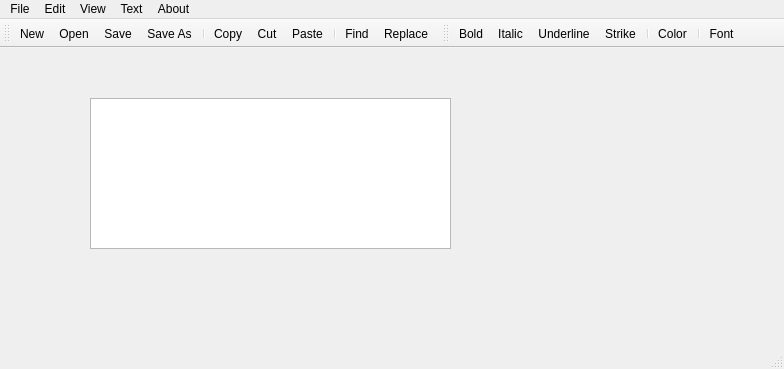
<?xml version="1.0" encoding="UTF-8"?>
<ui version="4.0">
 <class>MainWindow</class>
 <widget class="QMainWindow" name="MainWindow">
  <property name="geometry">
   <rect>
    <x>0</x>
    <y>0</y>
    <width>784</width>
    <height>369</height>
   </rect>
  </property>
  <property name="windowTitle">
   <string>Rich Text Editor</string>
  </property>
  <widget class="QWidget" name="centralwidget">
   <widget class="QTextEdit" name="textEdit">
    <property name="geometry">
     <rect>
      <x>90</x>
      <y>50</y>
      <width>361</width>
      <height>151</height>
     </rect>
    </property>
   </widget>
  </widget>
  <widget class="QMenuBar" name="menubar">
   <property name="geometry">
    <rect>
     <x>0</x>
     <y>0</y>
     <width>784</width>
     <height>26</height>
    </rect>
   </property>
   <widget class="QMenu" name="menuFile">
    <property name="title">
     <string>File</string>
    </property>
    <addaction name="actionNew"/>
    <addaction name="actionOpen"/>
    <addaction name="separator"/>
    <addaction name="actionSave"/>
    <addaction name="actionSave_As"/>
    <addaction name="separator"/>
    <addaction name="actionExit"/>
   </widget>
   <widget class="QMenu" name="menuEdit">
    <property name="title">
     <string>Edit</string>
    </property>
    <addaction name="actionCopy"/>
    <addaction name="actionCut"/>
    <addaction name="actionPaste"/>
    <addaction name="separator"/>
    <addaction name="actionFind"/>
    <addaction name="actionReplace"/>
    <addaction name="separator"/>
    <addaction name="actionSelect_All"/>
   </widget>
   <widget class="QMenu" name="menuView">
    <property name="title">
     <string>View</string>
    </property>
    <addaction name="actionZoom_in"/>
    <addaction name="actionZoom_out"/>
   </widget>
   <widget class="QMenu" name="menuText">
    <property name="title">
     <string>Text</string>
    </property>
    <addaction name="actionBold"/>
    <addaction name="actionItalic"/>
    <addaction name="actionUnderline"/>
    <addaction name="actionStrike"/>
    <addaction name="separator"/>
    <addaction name="actionColor"/>
    <addaction name="separator"/>
    <addaction name="actionFont"/>
   </widget>
   <widget class="QMenu" name="menuAbout">
    <property name="title">
     <string>About</string>
    </property>
    <addaction name="actionHelp"/>
    <addaction name="actionAbout"/>
   </widget>
   <addaction name="menuFile"/>
   <addaction name="menuEdit"/>
   <addaction name="menuView"/>
   <addaction name="menuText"/>
   <addaction name="menuAbout"/>
  </widget>
  <widget class="QStatusBar" name="statusbar"/>
  <widget class="QToolBar" name="toolBar">
   <property name="windowTitle">
    <string>toolBar</string>
   </property>
   <attribute name="toolBarArea">
    <enum>TopToolBarArea</enum>
   </attribute>
   <attribute name="toolBarBreak">
    <bool>false</bool>
   </attribute>
   <addaction name="actionNew"/>
   <addaction name="actionOpen"/>
   <addaction name="actionSave"/>
   <addaction name="actionSave_As"/>
   <addaction name="separator"/>
   <addaction name="actionCopy"/>
   <addaction name="actionCut"/>
   <addaction name="actionPaste"/>
   <addaction name="separator"/>
   <addaction name="actionFind"/>
   <addaction name="actionReplace"/>
  </widget>
  <widget class="QToolBar" name="toolBar_2">
   <property name="windowTitle">
    <string>toolBar_2</string>
   </property>
   <attribute name="toolBarArea">
    <enum>TopToolBarArea</enum>
   </attribute>
   <attribute name="toolBarBreak">
    <bool>false</bool>
   </attribute>
   <addaction name="actionBold"/>
   <addaction name="actionItalic"/>
   <addaction name="actionUnderline"/>
   <addaction name="actionStrike"/>
   <addaction name="separator"/>
   <addaction name="actionColor"/>
   <addaction name="separator"/>
   <addaction name="actionFont"/>
  </widget>
  <action name="actionNew">
   <property name="icon">
    <iconset>
     <normaloff>:/files/images/new.png</normaloff>:/files/images/new.png</iconset>
   </property>
   <property name="text">
    <string>New</string>
   </property>
  </action>
  <action name="actionOpen">
   <property name="icon">
    <iconset>
     <normaloff>:/files/images/open.png</normaloff>:/files/images/open.png</iconset>
   </property>
   <property name="text">
    <string>Open</string>
   </property>
  </action>
  <action name="actionSave">
   <property name="icon">
    <iconset>
     <normaloff>:/files/images/save.png</normaloff>:/files/images/save.png</iconset>
   </property>
   <property name="text">
    <string>Save</string>
   </property>
  </action>
  <action name="actionSave_As">
   <property name="icon">
    <iconset>
     <normaloff>:/files/images/saveas.png</normaloff>:/files/images/saveas.png</iconset>
   </property>
   <property name="text">
    <string>Save As</string>
   </property>
  </action>
  <action name="actionExit">
   <property name="icon">
    <iconset>
     <normaloff>:/files/images/cancel.png</normaloff>:/files/images/cancel.png</iconset>
   </property>
   <property name="text">
    <string>Exit</string>
   </property>
  </action>
  <action name="actionCopy">
   <property name="icon">
    <iconset>
     <normaloff>:/files/images/copy.png</normaloff>:/files/images/copy.png</iconset>
   </property>
   <property name="text">
    <string>Copy</string>
   </property>
  </action>
  <action name="actionCut">
   <property name="icon">
    <iconset>
     <normaloff>:/files/images/cut.png</normaloff>:/files/images/cut.png</iconset>
   </property>
   <property name="text">
    <string>Cut</string>
   </property>
  </action>
  <action name="actionPaste">
   <property name="icon">
    <iconset>
     <normaloff>:/files/images/paste.png</normaloff>:/files/images/paste.png</iconset>
   </property>
   <property name="text">
    <string>Paste</string>
   </property>
  </action>
  <action name="actionFind">
   <property name="icon">
    <iconset>
     <normaloff>:/files/images/find.png</normaloff>:/files/images/find.png</iconset>
   </property>
   <property name="text">
    <string>Find</string>
   </property>
  </action>
  <action name="actionReplace">
   <property name="icon">
    <iconset>
     <normaloff>:/files/images/text_replace.png</normaloff>:/files/images/text_replace.png</iconset>
   </property>
   <property name="text">
    <string>Replace</string>
   </property>
  </action>
  <action name="actionSelect_All">
   <property name="icon">
    <iconset>
     <normaloff>:/files/images/select_all.png</normaloff>:/files/images/select_all.png</iconset>
   </property>
   <property name="text">
    <string>Select All</string>
   </property>
  </action>
  <action name="actionZoom_in">
   <property name="icon">
    <iconset>
     <normaloff>:/files/images/zoom_in.png</normaloff>:/files/images/zoom_in.png</iconset>
   </property>
   <property name="text">
    <string>Zoom in</string>
   </property>
  </action>
  <action name="actionZoom_out">
   <property name="icon">
    <iconset>
     <normaloff>:/files/images/zoom_out.png</normaloff>:/files/images/zoom_out.png</iconset>
   </property>
   <property name="text">
    <string>Zoom out</string>
   </property>
  </action>
  <action name="actionBold">
   <property name="icon">
    <iconset>
     <normaloff>:/files/images/text_bold.png</normaloff>:/files/images/text_bold.png</iconset>
   </property>
   <property name="text">
    <string>Bold</string>
   </property>
  </action>
  <action name="actionItalic">
   <property name="icon">
    <iconset>
     <normaloff>:/files/images/text_italic.png</normaloff>:/files/images/text_italic.png</iconset>
   </property>
   <property name="text">
    <string>Italic</string>
   </property>
  </action>
  <action name="actionUnderline">
   <property name="icon">
    <iconset>
     <normaloff>:/files/images/text_underline.png</normaloff>:/files/images/text_underline.png</iconset>
   </property>
   <property name="text">
    <string>Underline</string>
   </property>
  </action>
  <action name="actionStrike">
   <property name="icon">
    <iconset>
     <normaloff>:/files/images/text_strikethrough.png</normaloff>:/files/images/text_strikethrough.png</iconset>
   </property>
   <property name="text">
    <string>Strike</string>
   </property>
  </action>
  <action name="actionColor">
   <property name="icon">
    <iconset>
     <normaloff>:/files/images/color.png</normaloff>:/files/images/color.png</iconset>
   </property>
   <property name="text">
    <string>Color</string>
   </property>
  </action>
  <action name="actionFont">
   <property name="icon">
    <iconset>
     <normaloff>:/files/images/font.png</normaloff>:/files/images/font.png</iconset>
   </property>
   <property name="text">
    <string>Font</string>
   </property>
  </action>
  <action name="actionHelp">
   <property name="icon">
    <iconset>
     <normaloff>:/files/images/help.png</normaloff>:/files/images/help.png</iconset>
   </property>
   <property name="text">
    <string>Help</string>
   </property>
  </action>
  <action name="actionAbout">
   <property name="icon">
    <iconset>
     <normaloff>:/files/images/about.png</normaloff>:/files/images/about.png</iconset>
   </property>
   <property name="text">
    <string>About</string>
   </property>
  </action>
 </widget>
 <resources/>
 <connections/>
</ui>
